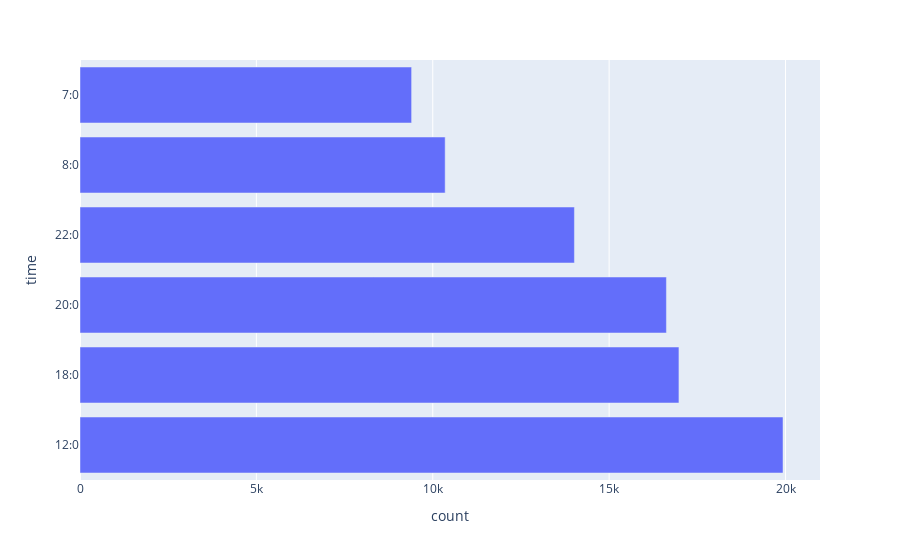

The notebook cell saved with this chart:
### Code cell
draw_bar_chart(train, 'time', horizontal=True)

### Figure 1 — Plotly figure (JSON) as saved in the notebook; plotly's stock layout.template omitted (floating-point values rounded to 4 significant figures)
{"data": [{"alignmentgroup": "True", "hovertemplate": "count=%{x}<br>time=%{y}<extra></extra>", "legendgroup": "", "marker": {"color": "#636efa", "pattern": {"shape": ""}}, "name": "", "offsetgroup": "", "orientation": "h", "showlegend": false, "textposition": "auto", "type": "bar", "x": [19929, 16979, 16624, 14016, 10352, 9401], "xaxis": "x", "y": ["12:0", "18:0", "20:0", "22:0", "8:0", "7:0"], "yaxis": "y"}], "layout": {"barmode": "relative", "legend": {"tracegroupgap": 0}, "margin": {"t": 60}, "xaxis": {"anchor": "y", "domain": [0, 1], "title": {"text": "count"}}, "yaxis": {"anchor": "x", "domain": [0, 1], "title": {"text": "time"}}}}
